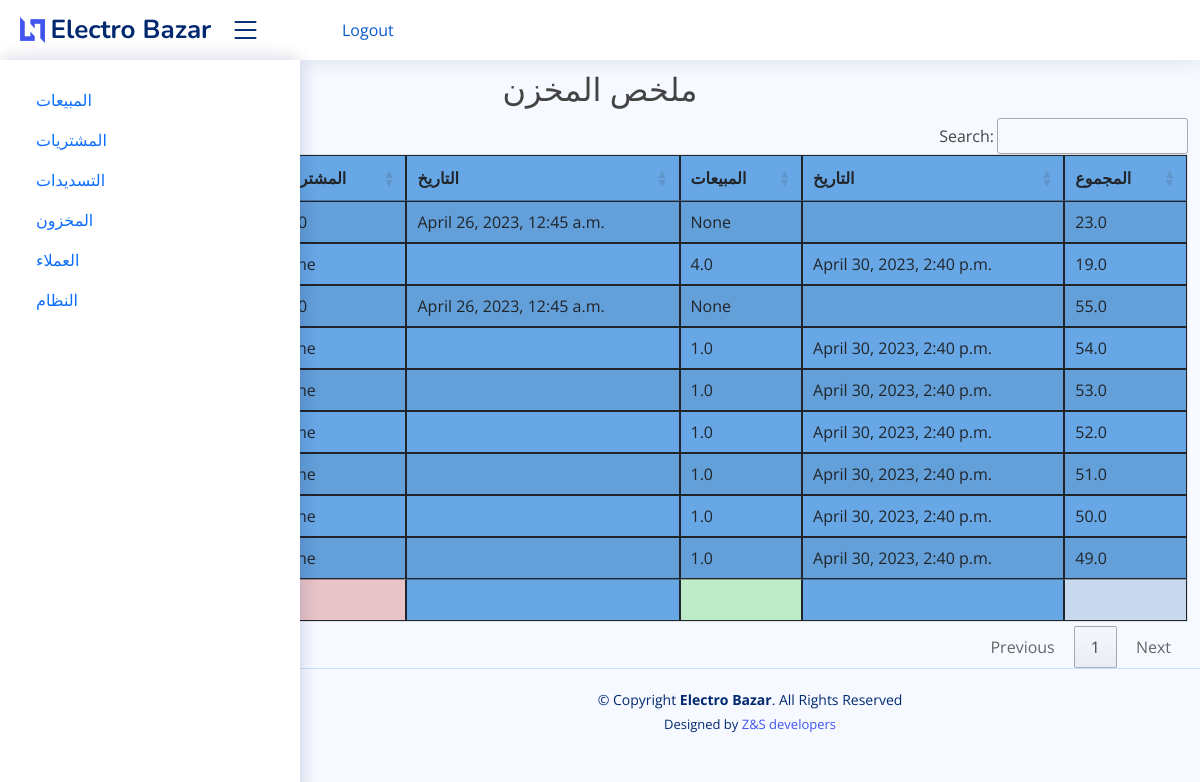
The page /stock_report on the database as committed earlier.
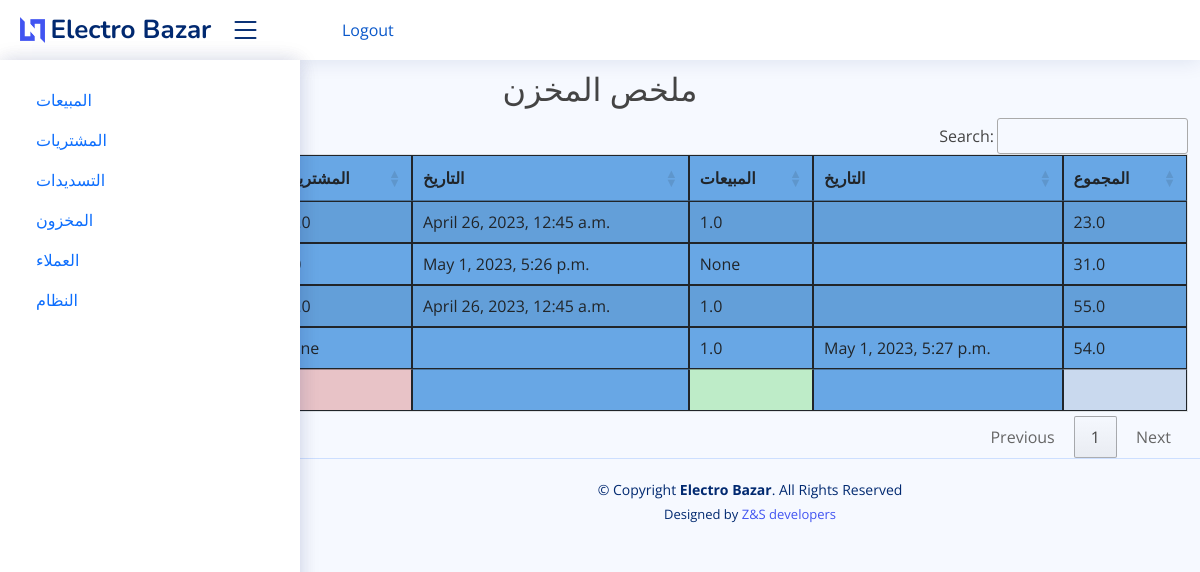
The same page on the database as committed later.
### electro/models.py (models this page shows, shortened)
class Inventory(models.Model):
    item = models.ForeignKey(Item, on_delete=models.CASCADE)
    purchase = models.ForeignKey(Purchase, on_delete=models.CASCADE, default=0, null=True)
    sale = models.ForeignKey(SaleInvoice, on_delete=models.CASCADE, default=0, null=True)
    pur_qty = models.FloatField(default=0, null=True)
    sale_qty = models.FloatField(default=0, null=True)
    total_bal_qty = models.FloatField(default=0)
    class Meta:
        verbose_name_plural = '10. زانیاری کۆگا'

class Purchase(models.Model):
    invoice_number = models.CharField(max_length=8, unique=True, editable=False)
    vendor = models.ForeignKey(Vendor, on_delete=models.CASCADE)
    date = models.DateTimeField()
    class Meta:
        verbose_name_plural = '8. زیادکردن بۆ کۆگا'

class SaleInvoice(models.Model):
    STATUS = (
        ('مدفوع', 'مدفوع'),
        ('غير مدفوع', 'غير مدفوع'),
        ('قسط ', ' قسط'),
    )
    invoice_number = models.CharField(unique=True, editable=False, max_length=10)
    customer_name = models.ForeignKey(Customer, on_delete=models.CASCADE)
    status = models.CharField(max_length=10, choices=STATUS, default='مدفوع')
    date = models.DateTimeField()
    note = models.CharField(max_length=100, blank=True)
    class Meta:
        verbose_name_plural = '3. پسولەی فرۆشتن'

### electro/views.py (the view, shortened to what this page needs)
# urls.py: path('stock_report', views.stock_report, name="stock_report"),
def stock_report(request):
    stock_report = Inventory.objects.select_related()
    context = {'stock_report': stock_report}
    return render(request, 'electro/reports/stock_report.html', context)

### electro/models.py (called while the page is built)
    def __str__(self):
        return f"{self.name} - {self.price} - {self.price_list}"

### electro/templates/electro/reports/stock_report.html (shortened to what this page needs)
{% extends 'electro/base.html' %}
{% block content %}
    <br>
    <br> <br>
 <h2 class="text-center"> ملخص المخزن </h2>
    <table id="example4" class="table table-striped" style="background-color: #68a7e5">
        <thead>
        <tr>
            <th>اسم المادة</th>
            <th>المشتريات</th>
            <th>التاريخ</th>
            <th>المبيعات</th>
            <th>التاريخ</th>
            <th>المجموع</th>
        </tr>
        </thead>
        <tbody>
        {% for i in  stock_report %}
            <tr>
                <td>{{ i.item }}</td>
                <td>{{ i.pur_qty }}</td>
                <td>{{ i.purchase.date }}</td>
                <td>{{ i.sale_qty }}</td>
                <td>{{ i.sale.date }}</td>
                <td>{{ i.total_bal_qty }}</td>
            </tr>
        {% endfor %}
        </tbody>
        <tfoot>
        <th></th>
        <th style="background-color: #e8c3c7"></th>
         <th></th>
        <th style="background-color: #beecc8"></th>
         <th></th>
        <th style="background-color: #c9d9ee"></th>
        </tfoot>
    </table>
{% endblock %}

Rows that differ between the two databases and show on the page:
removed Inventory: sale_qty "1.0", sale "April 30, 2023, 2:40 p.m.", total_bal_qty "54.0"
removed Inventory: sale_qty "1.0", sale "April 30, 2023, 2:40 p.m.", total_bal_qty "53.0"
removed Inventory: sale_qty "1.0", sale "April 30, 2023, 2:40 p.m.", total_bal_qty "52.0"
removed Inventory: sale_qty "1.0", sale "April 30, 2023, 2:40 p.m.", total_bal_qty "51.0"
removed Inventory: sale_qty "1.0", sale "April 30, 2023, 2:40 p.m.", total_bal_qty "50.0"
removed Inventory: sale_qty "1.0", sale "April 30, 2023, 2:40 p.m.", total_bal_qty "49.0"
removed Inventory: sale_qty "4.0", sale "April 30, 2023, 2:40 p.m.", total_bal_qty "19.0"
changed Inventory (number 1 of 4 on the later page): sale_qty "None" → "1.0"
changed Inventory (number 2 of 4 on the later page): sale_qty "None" → "1.0"
added Inventory: purchase "May 1, 2023, 5:26 p.m.", sale_qty "None", total_bal_qty "31.0"
added Inventory: sale_qty "1.0", sale "May 1, 2023, 5:27 p.m.", total_bal_qty "54.0"
